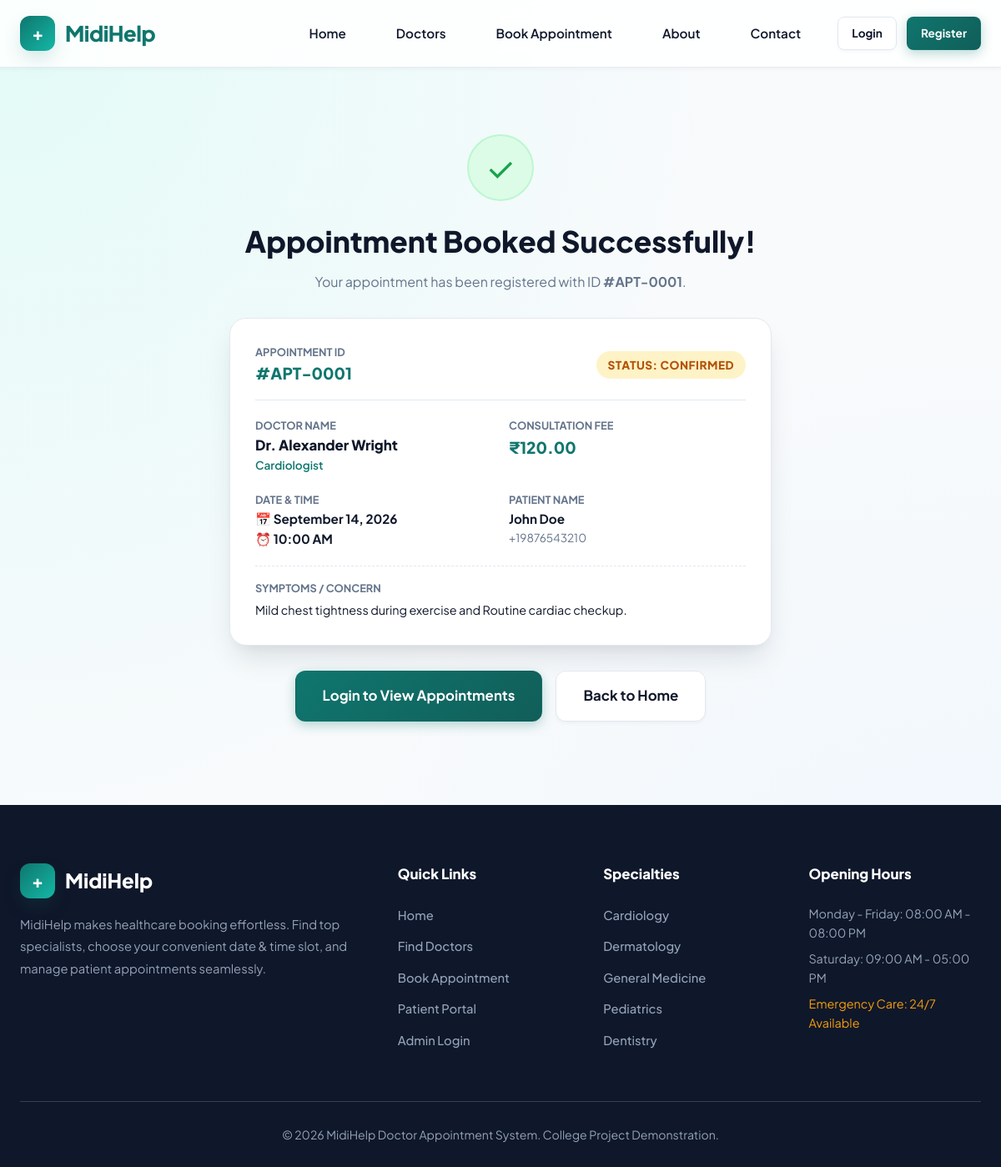
Page /appointment-success.php?id=1 on the committed database.
### tables this page shows
CREATE TABLE `appointments` (
  `id` INT(11) NOT NULL AUTO_INCREMENT,
  `user_id` INT(11) DEFAULT NULL,
  `doctor_id` INT(11) NOT NULL,
  `appointment_date` DATE NOT NULL,
  `appointment_time` VARCHAR(20) NOT NULL,
  `patient_name` VARCHAR(100) NOT NULL,
  `patient_email` VARCHAR(100) NOT NULL,
  `patient_phone` VARCHAR(20) NOT NULL,
  `symptoms` TEXT DEFAULT NULL,
  `status` ENUM('Pending', 'Confirmed', 'Completed', 'Cancelled') NOT NULL DEFAULT 'Pending',
  `created_at` TIMESTAMP NOT NULL DEFAULT CURRENT_TIMESTAMP,
  PRIMARY KEY (`id`),
  KEY `fk_appointments_users` (`user_id`),
  KEY `fk_appointments_doctors` (`doctor_id`),
  CONSTRAINT `fk_appointments_users` FOREIGN KEY (`user_id`) REFERENCES `users` (`id`) ON DELETE SET NULL ON UPDATE CASCADE,
  CONSTRAINT `fk_appointments_doctors` FOREIGN KEY (`doctor_id`) REFERENCES `doctors` (`id`) ON DELETE CASCADE ON UPDATE CASCADE
);

CREATE TABLE `doctors` (
  `id` INT(11) NOT NULL AUTO_INCREMENT,
  `name` VARCHAR(100) NOT NULL,
  `specialization` VARCHAR(100) NOT NULL,
  `qualification` VARCHAR(100) NOT NULL,
  `experience` VARCHAR(50) NOT NULL,
  `phone` VARCHAR(20) NOT NULL,
  `email` VARCHAR(100) NOT NULL,
  `consultation_fee` DECIMAL(10,2) NOT NULL DEFAULT '0.00',
  `available_days` VARCHAR(100) NOT NULL DEFAULT 'Monday - Friday',
  `available_time` VARCHAR(100) NOT NULL DEFAULT '09:00 AM - 05:00 PM',
  `image` VARCHAR(255) DEFAULT 'default-doctor.png',
  `description` TEXT DEFAULT NULL,
  `status` ENUM('Available', 'Unavailable') NOT NULL DEFAULT 'Available',
  `created_at` TIMESTAMP NOT NULL DEFAULT CURRENT_TIMESTAMP,
  PRIMARY KEY (`id`)
);

### includes/auth.php (called while the page is built, shortened)
<?php
function is_logged_in() {
    return isset($_SESSION['user_id']) && !empty($_SESSION['user_id']);
}
?>

### appointment-success.php (the view, shortened to what this page needs)
<?php
require_once __DIR__ . '/config/database.php';
$appointment_id = isset($_GET['id']) ? intval($_GET['id']) : 0;
$query = "SELECT a.*, d.name AS doctor_name, d.specialization, d.consultation_fee, d.phone AS doctor_phone
          FROM appointments a
          JOIN doctors d ON a.doctor_id = d.id
          WHERE a.id = ?";
$stmt = $conn->prepare($query);
$stmt->bind_param("i", $appointment_id);
$stmt->execute();
$result = $stmt->get_result();
$appointment = $result->fetch_assoc();
require_once __DIR__ . '/includes/header.php';
?>
<div class="container" style="padding-top: 40px; padding-bottom: 60px;">
    <div style="max-width: 650px; margin: 0 auto; text-align: center;">
        <div style="width: 80px; height: 80px; background: var(--success-bg); color: var(--success); border-radius: 50%; display: flex; align-items: center; justify-content: center; font-size: 2.5rem; margin: 0 auto 20px auto; border: 2px solid #BBF7D0;">
            ✓
        </div>
        <h1 style="font-size: 2.2rem; font-weight: 800; color: var(--dark-text); margin-bottom: 8px;">Appointment Booked Successfully!</h1>
        <p style="color: var(--muted-text); font-size: 1rem; margin-bottom: 30px;">
            Your appointment has been registered with ID <strong>#APT-<?php echo sprintf("%04d", $appointment['id']); ?></strong>.
        </p>
        <div style="background: var(--card-bg); padding: 30px; border-radius: var(--radius-lg); box-shadow: var(--shadow-lg); border: 1px solid var(--border-color); text-align: left; margin-bottom: 30px;">
            <div style="display: flex; align-items: center; justify-content: space-between; padding-bottom: 16px; border-bottom: 1px solid var(--border-color); margin-bottom: 20px;">
                <div>
                    <div style="font-size: 0.8rem; font-weight: 700; color: var(--muted-text); text-transform: uppercase;">Appointment ID</div>
                    <div style="font-size: 1.2rem; font-weight: 800; color: var(--primary);">#APT-<?php echo sprintf("%04d", $appointment['id']); ?></div>
                </div>
                <span class="badge badge-pending" style="font-size: 0.85rem; padding: 6px 14px;">
                    Status: <?php echo htmlspecialchars($appointment['status']); ?>
                </span>
            </div>
            <div style="display: grid; grid-template-columns: 1fr 1fr; gap: 20px;">
                <div>
                    <div style="font-size: 0.8rem; font-weight: 700; color: var(--muted-text); text-transform: uppercase;">Doctor Name</div>
                    <div style="font-size: 1.05rem; font-weight: 800; color: var(--dark-text);"><?php echo htmlspecialchars($appointment['doctor_name']); ?></div>
                    <div style="font-size: 0.85rem; color: var(--primary); font-weight: 600;"><?php echo htmlspecialchars($appointment['specialization']); ?></div>
                </div>
                <div>
                    <div style="font-size: 0.8rem; font-weight: 700; color: var(--muted-text); text-transform: uppercase;">Consultation Fee</div>
                    <div style="font-size: 1.2rem; font-weight: 800; color: var(--primary);">₹<?php echo number_format($appointment['consultation_fee'], 2); ?></div>
                </div>
                <div>
                    <div style="font-size: 0.8rem; font-weight: 700; color: var(--muted-text); text-transform: uppercase;">Date & Time</div>
                    <div style="font-size: 0.95rem; font-weight: 700; color: var(--dark-text);">
                        📅 <?php echo date('F j, Y', strtotime($appointment['appointment_date'])); ?>
                    </div>
                    <div style="font-size: 0.95rem; font-weight: 700; color: var(--dark-text);">
                        ⏰ <?php echo htmlspecialchars($appointment['appointment_time']); ?>
                    </div>
                </div>
                <div>
                    <div style="font-size: 0.8rem; font-weight: 700; color: var(--muted-text); text-transform: uppercase;">Patient Name</div>
                    <div style="font-size: 0.95rem; font-weight: 700; color: var(--dark-text);"><?php echo htmlspecialchars($appointment['patient_name']); ?></div>
                    <div style="font-size: 0.85rem; color: var(--muted-text);"><?php echo htmlspecialchars($appointment['patient_phone']); ?></div>
                </div>
            </div>
            <?php if (!empty($appointment['symptoms'])): ?>
                <div style="margin-top: 20px; padding-top: 16px; border-top: 1px dashed var(--border-color);">
                    <div style="font-size: 0.8rem; font-weight: 700; color: var(--muted-text); text-transform: uppercase;">Symptoms / Concern</div>
                    <div style="font-size: 0.9rem; color: var(--dark-text); margin-top: 4px;"><?php echo nl2br(htmlspecialchars($appointment['symptoms'])); ?></div>
                </div>
            <?php endif; ?>
        </div>
        <div style="display: flex; gap: 16px; justify-content: center;">
            <?php if (is_logged_in()): ?>
                <a href="appointments.php" class="btn btn-primary btn-lg">View My Appointments</a>
            <?php else: ?>
                <a href="login.php" class="btn btn-primary btn-lg">Login to View Appointments</a>
            <?php endif; ?>
            <a href="index.php" class="btn btn-outline btn-lg">Back to Home</a>
        </div>
    </div>
</div>
<?php require_once __DIR__ . '/includes/footer.php'; ?>

### css/style.css (style rules this page uses)
:root { --primary: #0F766E; --primary-hover: #115E59; --primary-light: #F0FDFA; --secondary: #14B8A6; --secondary-light: #CCFBF1; --accent-glow: rgba(20, 184, 166, 0.35); --bg-color: #F8FAFC; --card-bg: #FFFFFF; --glass-bg: rgba(255, 255, 255, 0.85); --dark-text: #0F172A; --muted-text: #64748B; --border-color: #E2E8F0; --success: #16A34A; --success-bg: #DCFCE7; --warning: #F59E0B; --warning-bg: #FEF3C7; --danger: #DC2626; --danger-bg: #FEE2E2; --info: #0284C7; --info-bg: #E0F2FE; --shadow-sm: 0 2px 4px rgba(15, 23, 42, 0.04); --shadow-md: 0 8px 16px -2px rgba(15, 23, 42, 0.08), 0 4px 6px -2px rgba(15, 23, 42, 0.03); --shadow-lg: 0 20px 35px -8px rgba(15, 23, 42, 0.12), 0 8px 16px -6px rgba(15, 23, 42, 0.06); --shadow-glow: 0 10px 25px -5px rgba(15, 118, 110, 0.25); --radius-sm: 8px; --radius-md: 12px; --radius-lg: 20px; --radius-full: 9999px; --transition: all 0.3s cubic-bezier(0.4, 0, 0.2, 1); }
* { margin: 0; padding: 0; box-sizing: border-box; }
body { font-family: 'Plus Jakarta Sans', -apple-system, BlinkMacSystemFont, "Segoe UI", Roboto, sans-serif; background-color: var(--bg-color); background-image: radial-gradient(at 0% 0%, rgba(204, 251, 241, 0.5) 0px, transparent 50%), radial-gradient(at 100% 100%, rgba(224, 242, 254, 0.5) 0px, transparent 50%); background-attachment: fixed; color: var(--dark-text); line-height: 1.6; display: flex; flex-direction: column; min-height: 100vh; overflow-x: hidden; }
a { color: var(--primary); text-decoration: none; transition: var(--transition); }
.container { width: 100%; max-width: 1240px; margin: 0 auto; padding: 0 24px; }
.btn { display: inline-flex; align-items: center; justify-content: center; gap: 8px; font-family: inherit; font-size: 0.95rem; font-weight: 700; padding: 12px 24px; border-radius: var(--radius-md); border: 1px solid transparent; cursor: pointer; transition: var(--transition); text-align: center; white-space: nowrap; position: relative; overflow: hidden; }
.btn-primary { background: linear-gradient(135deg, var(--primary), #115E59); color: white; box-shadow: 0 4px 14px rgba(15, 118, 110, 0.3); }
.btn-outline { background-color: var(--card-bg); border-color: var(--border-color); color: var(--dark-text); box-shadow: var(--shadow-sm); }
.btn-lg { padding: 16px 32px; font-size: 1.05rem; border-radius: var(--radius-md); }
.badge { display: inline-flex; align-items: center; gap: 6px; padding: 5px 12px; border-radius: var(--radius-full); font-size: 0.75rem; font-weight: 800; text-transform: uppercase; letter-spacing: 0.5px; }
.badge-pending { background-color: var(--warning-bg); color: #B45309; }

### rows in the picture
appointments: id "0001", status "CONFIRMED", doctor.name "Dr. Alexander Wright", doctor.specialization "Cardiologist", doctor.consultation_fee "120.00", appointment_date "September 14, 2026", appointment_time "10:00 AM", patient_name "John Doe", patient_phone "+19876543210", symptoms "Mild chest tightness during exercise and Routine cardiac checkup."
